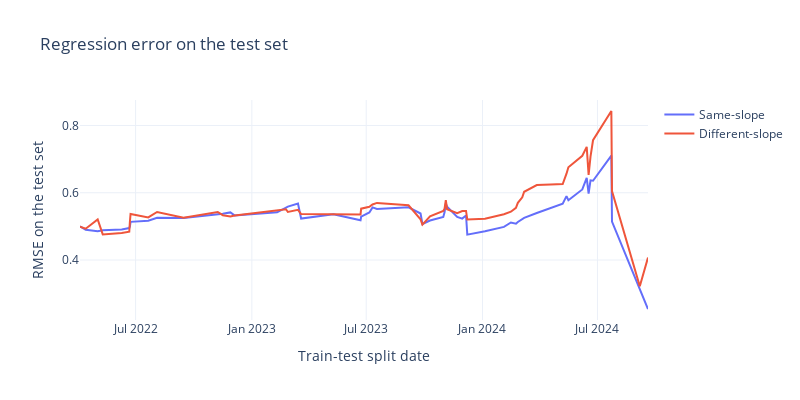

The code cell stored with this chart in its notebook:
### Code cell
# Plot the errors
fig = go.Figure()
fig.add_trace(go.Scatter(
    x=split_dates, y=errors['same_slopes=(True,)'],
    mode='lines', name='Same-slope',
    # line=dict(color='blue')
))
fig.add_trace(go.Scatter(
    x=split_dates, y=errors['same_slopes=(False,)'],
    mode='lines', name='Different-slope',
    # line=dict(color='blue')
))
fig.update_layout(
    template='plotly_white',
    width=800,
    height=400,
    title='Regression error on the test set' + ('<br>with hypothetical Llama 4' if include_llama_4 else ''),
    xaxis_title='Train-test split date',
    yaxis_title='RMSE on the test set',
)

save_plot(fig, results_dir, f'compute_regression_backtest_error_{model_selection}_frontier={frontier_selection}_top{top_n}_cutoff={cutoff_date}')

fig.show()
